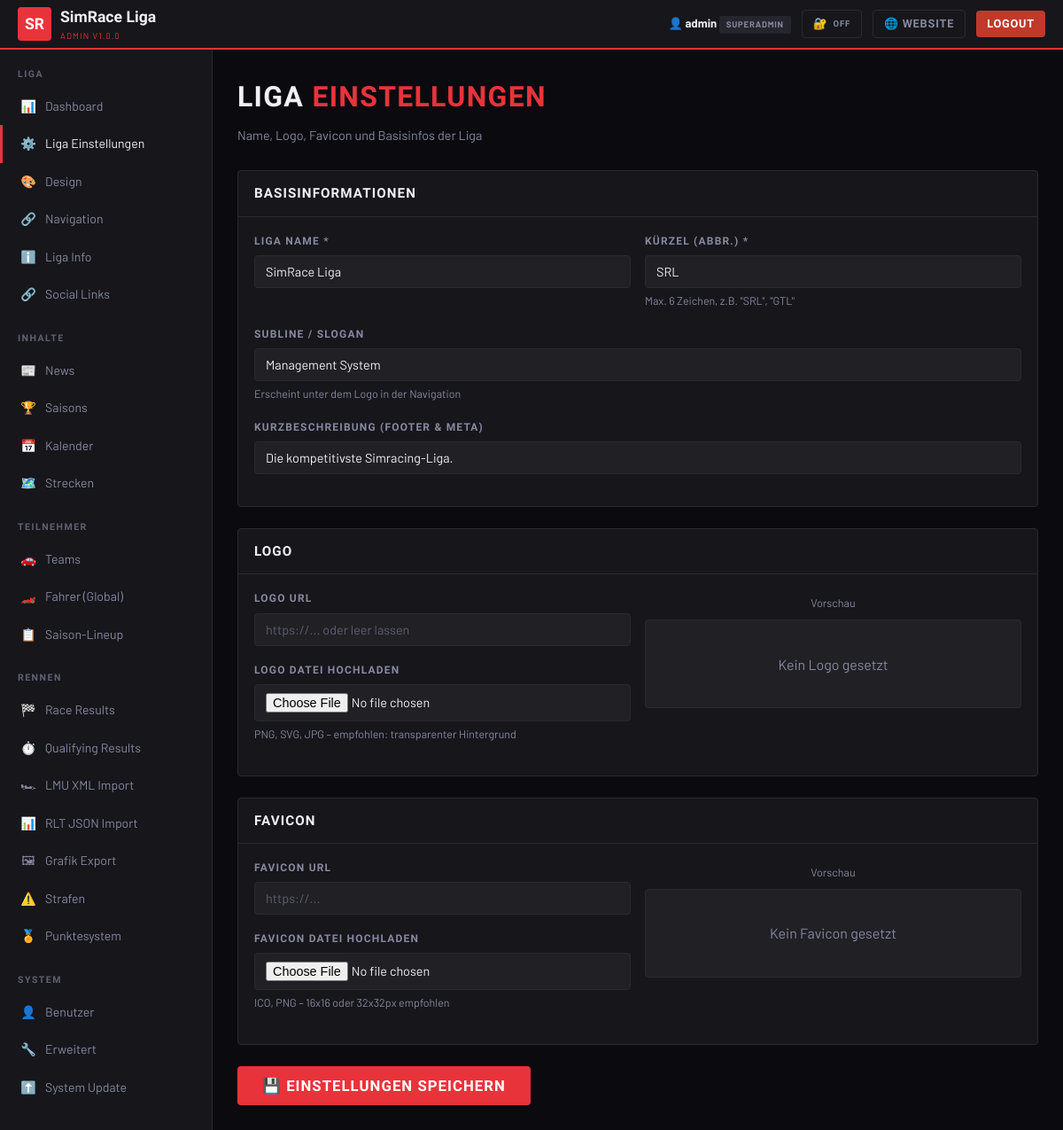
Screenshot of /admin/settings.php (signed in) with the database file from the repository.
### tables this page shows
CREATE TABLE IF NOT EXISTS `settings` (
  `key` VARCHAR(100) PRIMARY KEY,
  `value` TEXT,
  `updated_at` TIMESTAMP DEFAULT CURRENT_TIMESTAMP ON UPDATE CURRENT_TIMESTAMP
);

### includes/config.php (called while the page is built, shortened)
<?php
function getDB(): PDO {
    static $pdo = null;
    if ($pdo === null) {
        $dsn = "mysql:host=".DB_HOST.";dbname=".DB_NAME.";charset=".DB_CHARSET;
        try { $pdo = new PDO($dsn, DB_USER, DB_PASS, [PDO::ATTR_ERRMODE=>PDO::ERRMODE_EXCEPTION,PDO::ATTR_DEFAULT_FETCH_MODE=>PDO::FETCH_ASSOC,PDO::ATTR_EMULATE_PREPARES=>false]); }
        catch (PDOException $e) { http_response_code(500); die(json_encode(['error'=>'DB fehler: '.$e->getMessage()])); }
    }
    return $pdo;
}
function getSetting(string $key, string $default=''): string {
    static $cache=[];
    if (!isset($cache[$key])) { $s=getDB()->prepare("SELECT value FROM settings WHERE `key`=?"); $s->execute([$key]); $r=$s->fetch(); $cache[$key]=$r?$r['value']:$default; }
    return $cache[$key];
}
function isLoggedIn(): bool { startSecureSession(); return !empty($_SESSION['admin_id'])&&!empty($_SESSION['admin_user']); }
function h(string $s): string { return htmlspecialchars($s,ENT_QUOTES,'UTF-8'); }
if(getSetting('maintenance_mode','0')==='1'&&!isLoggedIn()&&!str_contains($_SERVER['REQUEST_URI']??'','/admin/')){
    http_response_code(503); die('<!DOCTYPE html><html><head><meta charset="UTF-8"><title>Wartung</title><style>body{background:#0a0a0f;color:#f0f0f5;font-family:sans-serif;display:flex;align-items:center;justify-content:center;height:100vh;margin:0;text-align:center}</style></head><body><div><h1 style="color:#e8333a;font-size:4rem">🔧</h1><h2>Wartungsmodus aktiv</h2><p>Bitte später zurückkommen.</p></div></body></html>');
}

### admin/settings.php (the view, shortened to what this page needs)
<?php
require_once dirname(__DIR__) . '/includes/config.php';
require_once __DIR__ . '/includes/layout.php';
$logo    = getSetting('league_logo');
$favicon = getSetting('league_favicon');
?>
<div class="admin-page-title">Liga <span style="color:var(--primary)">Einstellungen</span></div>
<div class="admin-page-sub">Name, Logo, Favicon und Basisinfos der Liga</div>
<form method="post" enctype="multipart/form-data">
<div class="card mb-3">
  <div class="card-header"><h3>Basisinformationen</h3></div>
  <div class="card-body">
    <div class="form-row cols-2">
      <div class="form-group">
        <label>Liga Name *</label>
        <input type="text" name="league_name" class="form-control" value="<?= h(getSetting('league_name')) ?>" required/>
      </div>
      <div class="form-group">
        <label>Kürzel (Abbr.) *</label>
        <input type="text" name="league_abbr" class="form-control" value="<?= h(getSetting('league_abbr')) ?>" maxlength="6" required/>
        <div class="input-hint">Max. 6 Zeichen, z.B. "SRL", "GTL"</div>
      </div>
    </div>
    <div class="form-group">
      <label>Subline / Slogan</label>
      <input type="text" name="league_sub" class="form-control" value="<?= h(getSetting('league_sub')) ?>" placeholder="Management System"/>
      <div class="input-hint">Erscheint unter dem Logo in der Navigation</div>
    </div>
    <div class="form-group">
      <label>Kurzbeschreibung (Footer & Meta)</label>
      <input type="text" name="league_desc" class="form-control" value="<?= h(getSetting('league_desc')) ?>" placeholder="Die kompetitivste Simracing-Liga..."/>
    </div>
  </div>
</div>
<div class="card mb-3">
  <div class="card-header"><h3>Logo</h3></div>
  <div class="card-body">
    <div class="form-row cols-2">
      <div>
        <div class="form-group">
          <label>Logo URL</label>
          <input type="text" name="league_logo" id="logo-url" class="form-control" value="<?= h($logo) ?>" placeholder="https://... oder leer lassen"/>
        </div>
        <div class="form-group">
          <label>Logo Datei hochladen</label>
          <input type="file" name="logo_file" id="logo-file" accept="image/*" class="form-control" onchange="previewImg(this,'logo-preview')"/>
          <div class="input-hint">PNG, SVG, JPG – empfohlen: transparenter Hintergrund</div>
        </div>
      </div>
      <div style="text-align:center">
        <div class="input-hint mb-1">Vorschau</div>
        <div style="background:var(--bg3);border:1px solid var(--border);border-radius:4px;padding:20px;display:flex;align-items:center;justify-content:center;min-height:100px">
          <?php if ($logo): ?>
          <img id="logo-preview" src="<?= h($logo) ?>" style="max-height:80px;max-width:200px;object-fit:contain"/>
          <?php else: ?>
          <span class="text-muted" id="logo-placeholder">Kein Logo gesetzt</span>
          <?php endif; ?>
        </div>
      </div>
    </div>
  </div>
</div>
<div class="card mb-3">
  <div class="card-header"><h3>Favicon</h3></div>
  <div class="card-body">
    <div class="form-row cols-2">
      <div>
        <div class="form-group">
          <label>Favicon URL</label>
          <input type="text" name="league_favicon" class="form-control" value="<?= h($favicon) ?>" placeholder="https://..."/>
        </div>
        <div class="form-group">
          <label>Favicon Datei hochladen</label>
          <input type="file" name="favicon_file" accept="image/*,.ico" class="form-control" onchange="previewImg(this,'favicon-preview')"/>
          <div class="input-hint">ICO, PNG – 16x16 oder 32x32px empfohlen</div>
        </div>
      </div>
      <div style="text-align:center">
        <div class="input-hint mb-1">Vorschau</div>
        <div style="background:var(--bg3);border:1px solid var(--border);border-radius:4px;padding:20px;display:flex;align-items:center;justify-content:center;min-height:100px">
          <?php if ($favicon): ?>
          <img id="favicon-preview" src="<?= h($favicon) ?>" style="max-height:32px;object-fit:contain"/>
          <?php else: ?>
          <span class="text-muted">Kein Favicon gesetzt</span>
          <?php endif; ?>
        </div>
      </div>
    </div>
  </div>
</div>
<button type="submit" class="btn btn-primary btn-lg">💾 Einstellungen speichern</button>
</form>
<?php require_once __DIR__ . '/includes/layout_end.php'; ?>

### assets/css/main.css (style rules this page uses)
*, *::before, *::after { box-sizing: border-box; margin: 0; padding: 0; }
:root { --primary: #e8333a; --secondary: #f5a623; --tertiary: #1a9fff; --bg: #0a0a0f; --bg2: #12121a; --bg3: #1c1c28; --border: #2a2a3a; --text: #f0f0f5; --text2: #8888a0; --font-display: 'Barlow Condensed', sans-serif; --font-body: 'Barlow', sans-serif; --radius: 4px; --shadow: 0 4px 24px rgba(0,0,0,.5); }
html { scroll-behavior: smooth; }
body { background: var(--bg); color: var(--text); font-family: var(--font-body); font-size: 16px; line-height: 1.6; min-height: 100vh; }
.btn { display: inline-flex; align-items: center; gap: 6px; padding: 8px 18px; border-radius: var(--radius); font-family: var(--font-display); font-size: .9rem; font-weight: 700; letter-spacing: .06em; text-transform: uppercase; border: none; cursor: pointer; text-decoration: none; transition: filter .18s, background .18s, border-color .18s; white-space: nowrap; }
.btn-primary { background: var(--primary); color: #fff; }
.btn-lg { padding: 12px 28px; font-size: 1.05rem; }
.card { background: var(--bg2); border: 1px solid var(--border); border-radius: var(--radius); overflow: hidden; transition: border-color .2s; }
.card-header { padding: 13px 18px; border-bottom: 1px solid var(--border); display: flex; align-items: center; justify-content: space-between; gap: 10px; }
.card-header h3 { font-family: var(--font-display); font-size: .95rem; font-weight: 700; letter-spacing: .07em; text-transform: uppercase; }
.card-body { padding: 18px; }
.text-muted { color: var(--text2); }
.mb-1 { margin-bottom: 8px; }
.mb-3 { margin-bottom: 24px; }

### assets/css/admin.css (style rules this page uses)
body.admin-body { background: var(--bg); color: var(--text); font-family: var(--font-body); }
.admin-page-title { font-family: var(--font-display); font-size: 2rem; font-weight: 900; text-transform: uppercase; letter-spacing: .04em; margin-bottom: 6px; }
.admin-page-sub { color: var(--text2); margin-bottom: 28px; font-size: .9rem; }
.form-group { margin-bottom: 18px; }
.form-group label { display: block; font-family: var(--font-display); font-size: .75rem; font-weight: 700; letter-spacing: .1em; text-transform: uppercase; color: var(--text2); margin-bottom: 6px; }
.form-control { width: 100%; background: var(--bg3); border: 1px solid var(--border); border-radius: var(--radius); padding: 9px 12px; color: var(--text); font-family: var(--font-body); font-size: .9rem; transition: border-color .18s; outline: none; }
.form-control::placeholder { color: var(--text2); opacity: .6; }
.input-hint { font-size: .78rem; color: var(--text2); margin-top: 5px; }
.form-row { display: grid; gap: 16px; }
.form-row.cols-2 { grid-template-columns: repeat(2,1fr); }

### rows the page displays
settings: league_name "SimRace Liga"
settings: league_abbr "SRL"
settings: league_sub "Management System"
settings: league_desc "Die kompetitivste Simracing-Liga."

### other values shown
mb_substr($s['league_abbr']??'SR',0,2) "SR"
$s['league_name'] "SimRace Liga"
APP_VERSION "1.0.0"
$cu['user'] "admin"
$cu['role'] "SUPERADMIN"
